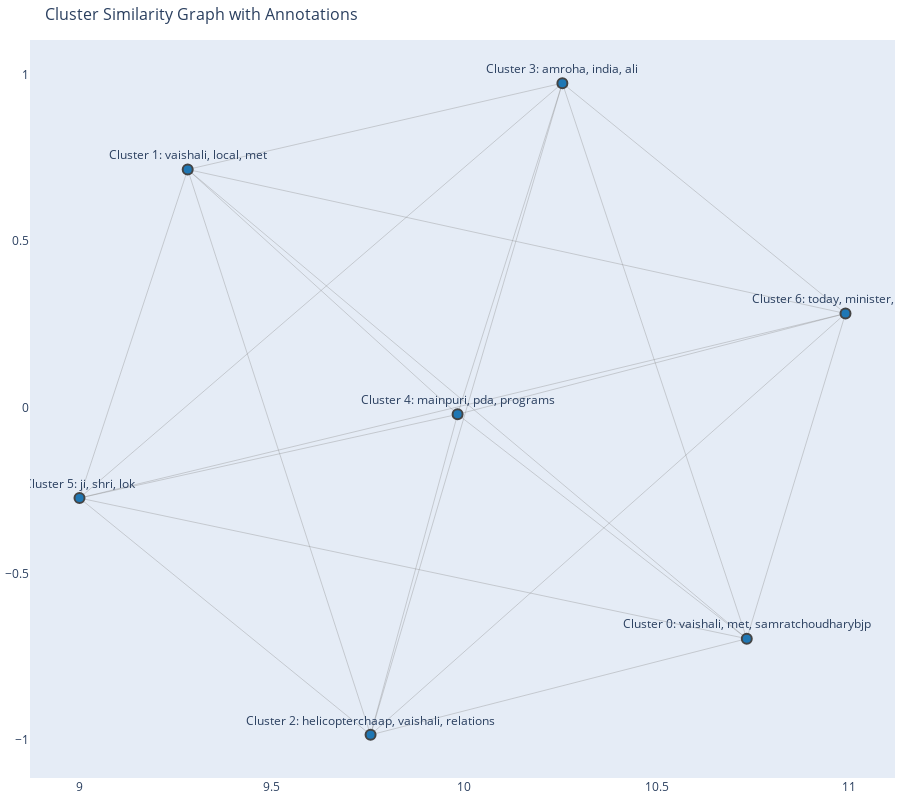

The notebook cell saved with this chart:
### Code cell
visualize_clusters_with_communities(left_embeddings, left_labels, top_words, 0.95)

### Figure 1 — Plotly figure (JSON) as saved in the notebook; plotly's stock layout.template omitted (floating-point values rounded to 4 significant figures)
{"data": [{"hoverinfo": "none", "line": {"color": "rgba(136, 136, 136, 0.7)", "width": 0.5}, "mode": "lines", "type": "scatter", "x": [10.73, 9.281, null, 10.73, 9.756, null, 10.73, 10.25, null, 10.73, 9.983, null, 10.73, 9, null, 10.73, 10.99, null, 9.281, 9.756, null, 9.281, 10.25, null, 9.281, 9.983, null, 9.281, 9, null, 9.281, 10.99, null, 9.756, 10.25, null, 9.756, 9.983, null, 9.756, 9, null, 9.756, 10.99, null, 10.25, 9.983, null, 10.25, 9, null, 10.25, 10.99, null, 9.983, 9, null, 9.983, 10.99, null, 9, 10.99, null], "y": [-0.6958, 0.716, null, -0.6958, -0.9851, null, -0.6958, 0.9757, null, -0.6958, -0.02075, null, -0.6958, -0.2726, null, -0.6958, 0.2826, null, 0.716, -0.9851, null, 0.716, 0.9757, null, 0.716, -0.02075, null, 0.716, -0.2726, null, 0.716, 0.2826, null, -0.9851, 0.9757, null, -0.9851, -0.02075, null, -0.9851, -0.2726, null, -0.9851, 0.2826, null, 0.9757, -0.02075, null, 0.9757, -0.2726, null, 0.9757, 0.2826, null, -0.02075, -0.2726, null, -0.02075, 0.2826, null, -0.2726, 0.2826, null]}, {"hoverinfo": "text", "marker": {"color": ["#1f77b4", "#1f77b4", "#1f77b4", "#1f77b4", "#1f77b4", "#1f77b4", "#1f77b4"], "line": {"width": 2}, "showscale": false, "size": 10}, "mode": "markers+text", "text": ["Cluster 0:\nvaishali, met, samratchoudharybjp", "Cluster 1:\nvaishali, local, met", "Cluster 2:\nhelicopterchaap, vaishali, relations", "Cluster 3:\namroha, india, ali", "Cluster 4:\nmainpuri, pda, programs", "Cluster 5:\nji, shri, lok", "Cluster 6:\ntoday, minister, country"], "textposition": "top center", "type": "scatter", "x": [10.73, 9.281, 9.756, 10.25, 9.983, 9, 10.99], "y": [-0.6958, 0.716, -0.9851, 0.9757, -0.02075, -0.2726, 0.2826]}], "layout": {"annotations": [{"showarrow": false, "text": "", "xref": "paper", "yref": "paper"}], "height": 800, "hovermode": "closest", "margin": {"b": 20, "l": 5, "r": 5, "t": 40}, "showlegend": false, "title": {"font": {"size": 16}, "text": "Cluster Similarity Graph with Annotations"}, "xaxis": {"showgrid": false, "zeroline": false}, "yaxis": {"showgrid": false, "zeroline": false}}}
